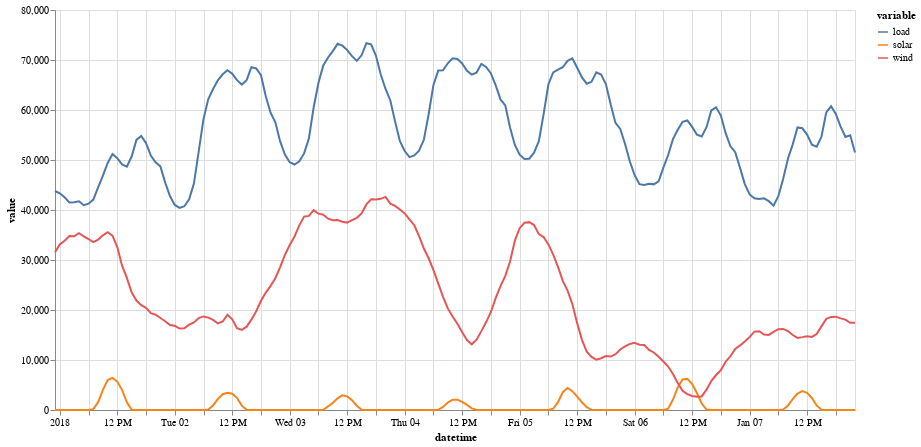

This figure's notebook cell:
### Markdown cell above
### Detailed views

Some trends seem to pan out at much lower scales, which require higher levels of detail. For example, at the beginning of 2018 we see a peak in the wind energy production. If you remember, in the winter of 2017/2018 Germany and most of Europe actually witnessed several storms. And so it also happened in the first days of 2018, when [Burglind (a.k.a. Eleanor)](https://en.wikipedia.org/wiki/Storm_Eleanor_(2018)) passed by. Let's take a closer look at the first week of January 2018. For this we extract a subset of the DataFrame using our tried and tested `loc[]`, which lets us select specific time spans:

### Code cell
burglind = df.loc["2018-01-01":"2018-01-07"]

alt.Chart(burglind.reset_index().melt("datetime")).mark_line().encode(
    x='datetime',
    y='value',
    color='variable'
).properties(width=800, height=400)

### Figure 1 — Vega-Lite specification as saved in the notebook (floating-point values rounded to 4 significant figures; data arrays with more than 128 entries replaced by an {"elided": "..."} marker saying what was removed)
{"config": {"view": {"continuousWidth": 400, "continuousHeight": 300}}, "data": {"name": "data-99736174871fcd4fdb9d07922b8f44d8"}, "mark": "line", "encoding": {"color": {"type": "nominal", "field": "variable"}, "x": {"type": "temporal", "field": "datetime"}, "y": {"type": "quantitative", "field": "value"}}, "height": 400, "width": 800, "$schema": "https://vega.github.io/schema/vega-lite/v4.8.1.json", "datasets": {"data-99736174871fcd4fdb9d07922b8f44d8": {"elided": "504 records"}}}
